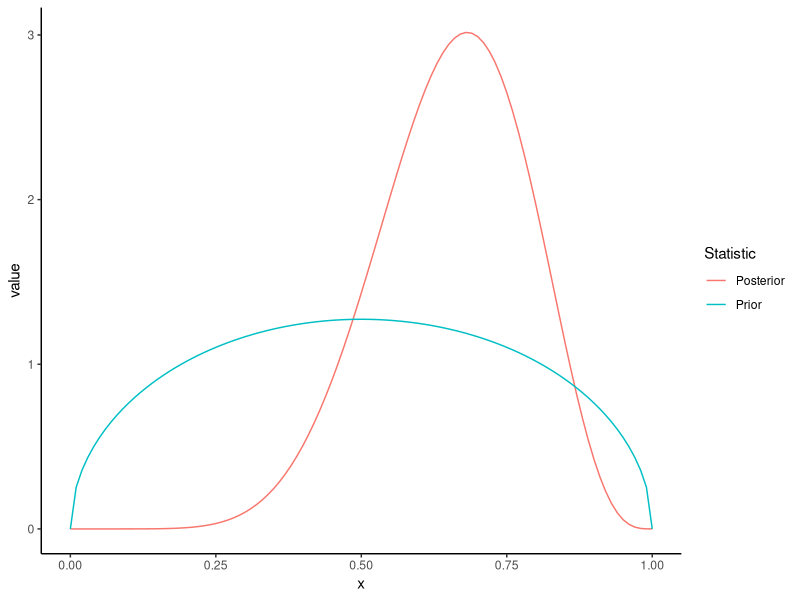
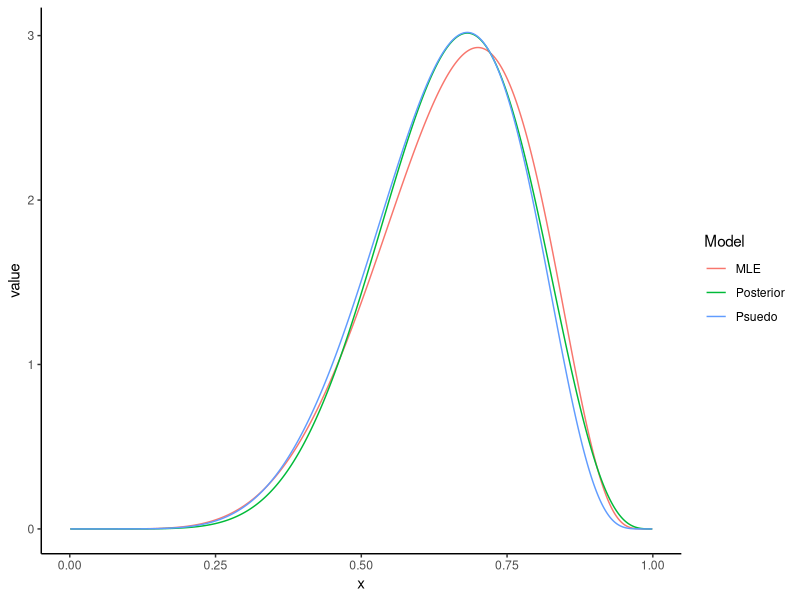
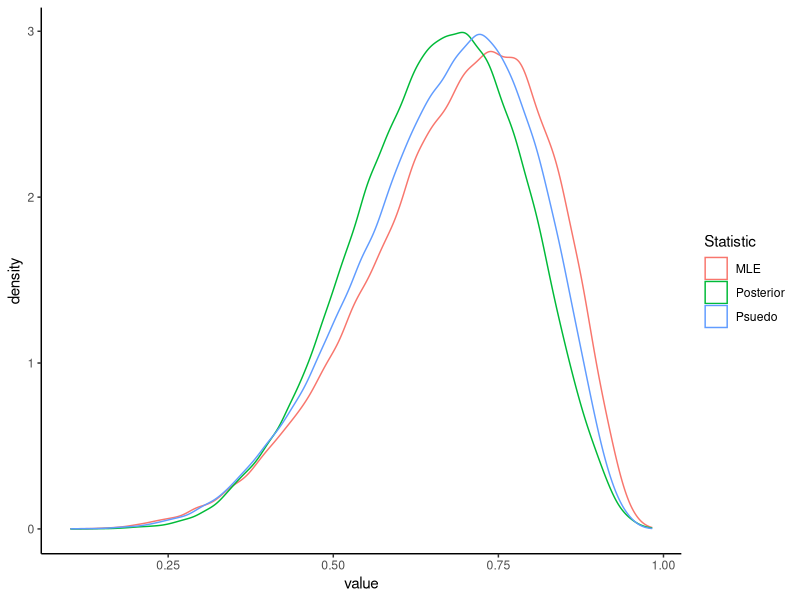

Source code (R) for these figures, in order:
## ---- chunk 1
rm(list=ls())
set.seed(123) 
library(arm)
library(tidyverse)


a=1.5
b=1.5
X=7
N=10

tibble(x=seq(0, 1, by=.01)) %>%
    mutate(Prior=dbeta(x, a, b), Posterior=dbeta(x, X+a, b + N - X)) %>%
    gather("Statistic", "value", -x) %>%
    ggplot(aes(x=x, y=value, color=Statistic, group=Statistic)) +
    geom_line() +
    theme_classic()
## ---- chunk 2
evalLik <- function(theta, pseudoprior=F, X_=X, N_=N, a_=a, b_=b){
    theta <- arm::invlogit(theta)
    nll <- -dbinom(X_, N_, theta, log = T)
    if(pseudoprior){
        nll <- nll - dbeta(theta, a_, b_, log = T)
    }
    nll
}

## ---- chunk 3
fitLogit <- optim(
    par=0, fn=evalLik, method="Brent", lower=-10, upper=10, hessian=T)
fitLogitP <- optim(
    par=0, fn=evalLik, method="Brent", lower=-10, upper=10, hessian=T,
    pseudoprior=T)

inc <- .001

DF <- tibble(x=seq(inc, 1-inc, by=inc)) %>%
    mutate(MLE=dnorm(arm::logit(x), fitLogit$par, fitLogit$hessian^-.5)) %>%
    mutate(Psuedo=dnorm(arm::logit(x), fitLogitP$par,fitLogitP$hessian^-.5)) %>%
    # Apply Normalizing constant after transformation
    mutate(MLE = (inc^-1)*MLE/sum(MLE)) %>%
    mutate(Psuedo = (inc^-1)*Psuedo/sum(Psuedo)) %>%
    mutate(Posterior=dbeta(x, X+a, b + N - X)) 

DF %>%
    gather("Model", "value", -x) %>%
    ggplot(aes(x=x, y=value, color=Model, group=Model)) +
    geom_line() +
    theme_classic()
## ---- chunk 4
a2 <- X+a
b2 <- b + N - X
tibble(
    Model = c("Posterior", "MLE", "Psuedo"),
    Median = c(
        (a2-(1/3)) / (a2+b2-(2/3)), 
        arm::invlogit(fitLogit$par),
        arm::invlogit(fitLogitP$par)),
    Mean = c(
        a2 / (a2 + b2),
        mean(arm::invlogit(rnorm(10000, fitLogit$par, fitLogit$par^-.5))),
        mean(arm::invlogit(rnorm(10000, fitLogitP$par, fitLogitP$par^-.5)))
    ),
    Var = c(
         (a2 * b2)/((a2 + b2)^2 *(a2 + b2 + 1)),
        var(arm::invlogit(rnorm(10000, fitLogit$par, fitLogit$par^-.5))),
        var(arm::invlogit(rnorm(10000, fitLogitP$par, fitLogitP$par^-.5)))
    )) %>%
    mutate(SD = sqrt(Var)) %>%
    arrange(Model)
## ---- chunk 5
M <- 100000
DF2 <- tibble(MLE=invlogit(rnorm(M, fitLogit$par, fitLogit$hessian^-.5))) %>%
    mutate(Psuedo=invlogit(rnorm(M, fitLogitP$par, fitLogitP$hessian^-.5))) %>%
    mutate(Posterior=rbeta(M, X+a, b + N - X)) 

DF2 %>%
    gather("Statistic", "value") %>%
    ggplot(aes(x=value, color=Statistic, group=Statistic)) +
    geom_density() +
    theme_classic()
## ---- chunk 6
DF2 %>%
    gather("Model", "value") %>%
    group_by(Model) %>%
    summarize(
        Median = median(value),
        Mean = mean(value),
        Var = var(value),
        SD = sd(value)
    )
